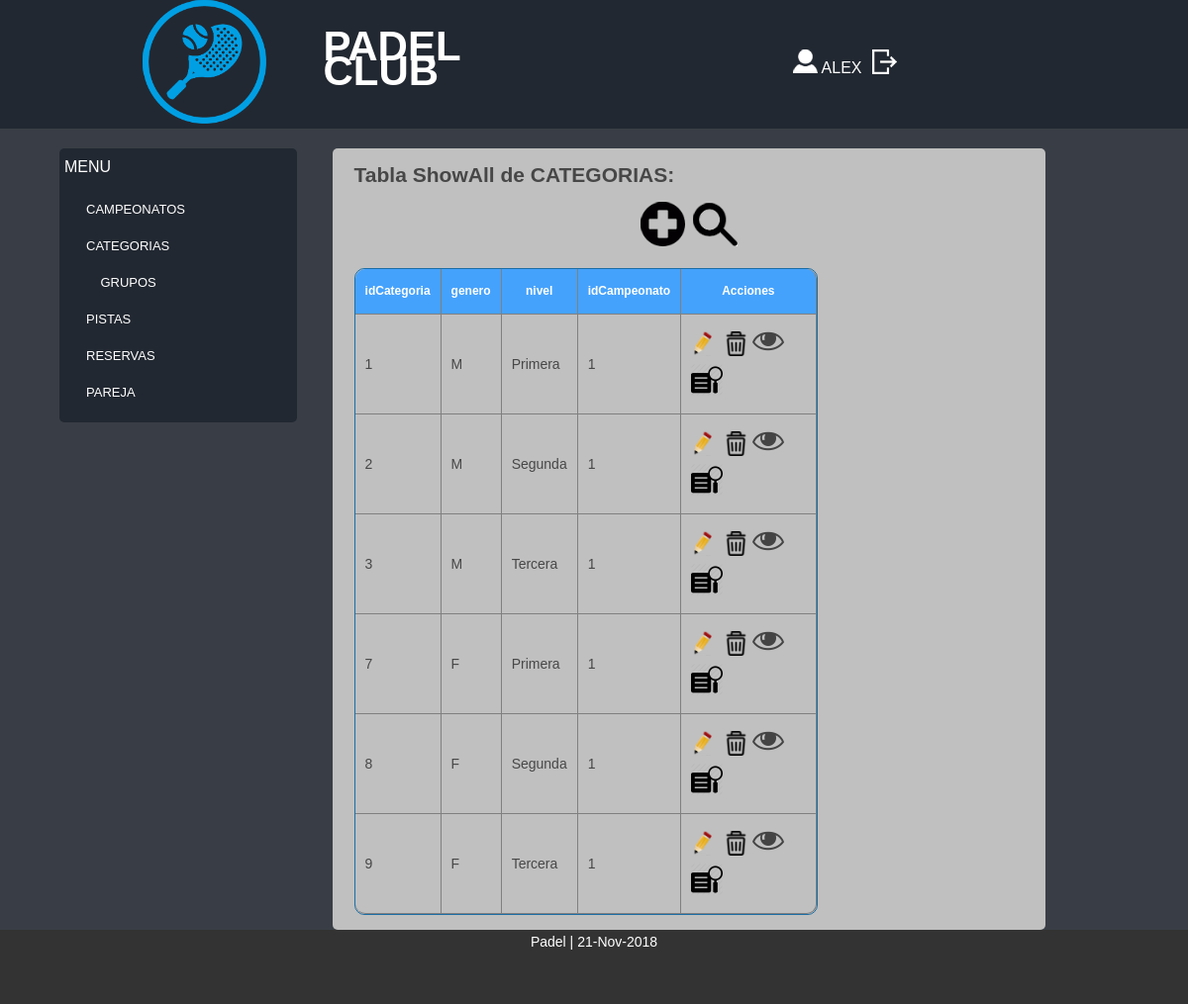
Page /Controllers/CATEGORIAS_Controller.php (signed in) on the committed database.
### tables this page shows
CREATE TABLE `CATEGORIA` (
  `idCategoria` int(10) NOT NULL,
  `genero` varchar(1) NOT NULL,
  `nivel` varchar(30) NOT NULL,
  `idCampeonato` int(10) NOT NULL
);

### Models/CATEGORIAS_Model.php (called while the page is built, shortened)
<?php
class CATEGORIAS_Model {
function __construct($idCategoria,$genero,$nivel,$idCampeonato){
	include_once 'Access_DB.php';
	$this->mysqli = ConnectDB();
}
function _SHOWALL(){
	$sql = "SELECT `idCategoria`, `genero`, `nivel`, `idCampeonato` FROM CATEGORIA";
	$result = $this->mysqli->query($sql);
	if($result ->num_rows >0){
		$j = 0;
		while($tupla = mysqli_fetch_assoc($result)){
		   $tuplas[$j] = $tupla;
		   $j++;
		}
		return $tuplas;
	}
	else{
		return  false;
	}
}
}
?>

### Models/Access_DB.php (called while the page is built)
<?php
function ConnectDB()
{
    $mysqli = new mysqli("", 'root', '' , 'ABP_11');
	if ($mysqli->connect_errno) {
		include '../View/MESSAGE_View.php';
		new MESSAGE("Fallo al conectar a MySQL: (" . $mysqli->connect_errno . ") " . $mysqli->connect_error, './index.php');
		return false;
	}
	else{
		return $mysqli;
	}
}
?>

### Views/CATEGORIA_SHOWALL_View.php (the view, shortened to what this page needs)
<?php
class CATEGORIA_SHOWALL {
	function __construct($search,$lista,$array,$volver){
		$this->search = $search;
		$this->lista = $lista;
		$this->datos = $array;
		$this->render();
	}
	function render(){
		include 'Header.php';
?>
<div style="overflow-x:auto;">
				<h2><?php if(!$this->search){ echo 'Tabla ShowAll de CATEGORIAS';}else{echo 'Tabla Busqueda de CATEGORIAS';} ?>:</h2>
					<div id="anhadir-borrar" style="text-align: center;">
							<a href="<?php $_SERVER['PHP_SELF'] ?>?action=ADD"><img src="../Views/images/añadir.png"></a>&nbsp <a href="<?php $_SERVER['PHP_SELF'] ?>?action=SEARCH"><img src="../Views/images/busqueda.png"></a>
					</div>
					<table class="tablas separador">
						<tr>
						<?php
						for($i=0; $i<count($this->lista);$i++){
								echo "<th>".$this->lista[$i]."</th>";
						}
						echo "<th>Acciones</th></tr>";
							?>
						<?php
							for($j=0;$j<count($this->datos);$j++){
								echo "<tr>";
								for($i=0; $i<count($this->lista);$i++){
										echo "<td>".$this->datos[$j][($this->lista)[$i]]."</td>";
								}
								echo '<td><a href="'.$_SERVER['PHP_SELF'].'?action=EDIT&'.($this->lista)[0].'='.$this->datos[$j][($this->lista)[0]].'"><img src="../Views/images/editar.png"></a>&nbsp
								<a href="'.$_SERVER['PHP_SELF'].'?action=DELETE&'.($this->lista)[0].'='.$this->datos[$j][($this->lista)[0]].'"><img src="../Views/images/borrar.png"></a>
								<a href="'.$_SERVER['PHP_SELF'].'?action=SHOWCURRENT&'.($this->lista)[0].'='.$this->datos[$j][($this->lista)[0]].'"><img src="../Views/images/busqueda2.png"></a>
								<a href="CLASIFICACION_Controller.php?action=CRUCES&'.($this->lista)[0].'='.$this->datos[$j][($this->lista)[0]].'&'.($this->lista)[3].'='.$this->datos[$j][($this->lista)[3]].'"><img src="../Views/images/resultados.png"></a>
								</td></tr>';
							}
							?>
					</table>
</div>
<?php
	include 'Footer.php';
	}
}
?>

### Views/css/style.css (style rules this page uses)
* { margin:0px; padding:0px; }
html, body { width:100%; padding:0; margin:0; }
body { background: #393E46;color: #474747;font: 14px/25px Arial, Helvetica, sans-serif; }
.content a { text-decoration:none; font-size:16px; }
.content p,h2,h3,h4,form,table { margin-left:3%; margin-right:3%; margin-top:2%; margin-bottom:2%; }
#anhadir-borrar { margin: 0 auto; }
.tablas { border: 1px solid #1C6EA4; border-collapse: collapse; overflow-x:auto; }
td { padding:10px; }
th { background-color: #45A2FC; padding:10px; color: #FFFFFF; font-size: 12px; }
.separador { border-radius: 10px; border-spacing: 0; border-collapse: separate; }
.separador td, table.separador th { border-bottom: 1px solid Gray; border-right: 1px solid Gray; }
.separador tr:last-child td:first-child { border-bottom-left-radius: 10px; }
.separador tr:last-child td:last-child { border-bottom-right-radius: 10px; }
.separador tr:first-child th:first-child, table.separador tr:first-child td:first-child { border-top-left-radius: 10px }
.separador tr:first-child th:last-child, table.separate tr:first-child td:last-child { border-top-right-radius: 10px; }

### rows in the picture
categoria: idCategoria "1", genero "M", nivel "Primera", idCampeonato "1"
categoria: idCategoria "2", genero "M", nivel "Segunda", idCampeonato "1"
categoria: idCategoria "3", genero "M", nivel "Tercera", idCampeonato "1"
categoria: idCategoria "7", genero "F", nivel "Primera", idCampeonato "1"
categoria: idCategoria "8", genero "F", nivel "Segunda", idCampeonato "1"
categoria: idCategoria "9", genero "F", nivel "Tercera", idCampeonato "1"

### other values in the picture
$_SESSION['login'] "ALEX"
$this->lista[$i] "idCategoria"
$this->lista[$i] "genero"
$this->lista[$i] "nivel"
$this->lista[$i] "idCampeonato"
date("d-M-Y", mktime()) "21-Nov-2018"
